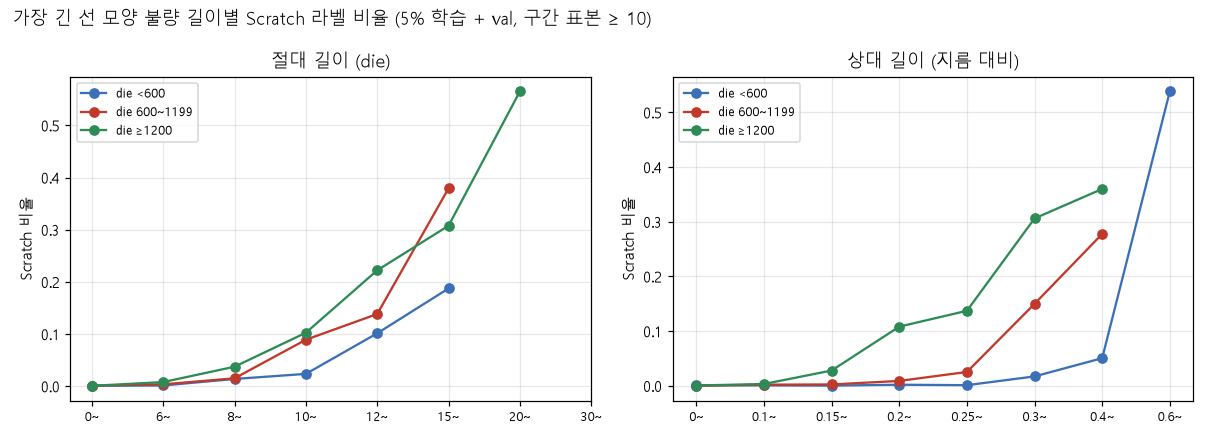

This figure's Python source:
"""라벨 기준이 '절대 길이 (die)' 인가 '웨이퍼 지름 대비 상대 길이' 인가.
line_length_rule.py 와 같은 선 측정 (원본 격자 ≤ 96, 8-연결, 길쭉함 ≥ 3, 주축 투영 범위, 이어붙임 없음).
지름 = 원본 격자 max(H, W) (die). 웨이퍼를 die 수로 3그룹 (<600, 600~1199, ≥1200) 으로 나눠,
각 기준의 구간별 Scratch 비율 곡선이 그룹 간에 겹치는지 비교. 겹치는 쪽이 라벨 기준에 가깝다.
데이터: 5% 라벨 학습 + val 의 Scratch·none (합쳐서 표본 확보). test 안 씀.
사용: python runs/y9.2_step1/line_length_rel.py
"""
import os, sys
import numpy as np
HERE = os.path.dirname(os.path.abspath(__file__)); ROOT = os.path.dirname(os.path.dirname(HERE))
os.chdir(ROOT); sys.path.insert(0, ROOT)
from scipy import ndimage
from wafer.data import WM811K, CLASSES
import matplotlib
matplotlib.use("Agg")
import matplotlib.pyplot as plt

CACHE = os.path.expanduser("~/wafer_cache")
ds = WM811K(CACHE); sd = np.load(os.path.join(CACHE, "wm811k_shapes_dies.npy")); dies = sd[:, 2]
SC, NO = CLASSES.index("Scratch"), CLASSES.index("none")
S8 = np.ones((3, 3))


def native(img, h, w):
    ri = ((np.arange(96) + 0.5) * h / 96).astype(np.int64); ci = ((np.arange(96) + 0.5) * w / 96).astype(np.int64)
    return img[np.ix_(np.unique(ri, return_index=True)[1], np.unique(ci, return_index=True)[1])]


def longest_line(b):
    lab, n = ndimage.label(b, structure=S8); best = 0.0
    for k in range(1, n + 1):
        p = np.argwhere(lab == k).astype(float)
        if len(p) < 3: continue
        c = p - p.mean(0); ev, V = np.linalg.eigh(np.cov(c.T))
        if np.sqrt(ev[1] / max(ev[0], 1e-6)) < 3: continue
        proj = c @ V[:, 1]; best = max(best, proj.max() - proj.min() + 1)
    return best


base = np.concatenate([ds.labeled_subset(0.05, seed=0), ds.val])
base = base[np.isin(ds.labels[base], [SC, NO]) & (sd[base, :2].max(1) <= 96)]
img = ds.fetch(base, "cpu")[:, 0].numpy().astype(np.uint8)
L = np.array([longest_line(native(img[j], *sd[i, :2]) == 2) for j, i in enumerate(base)])
D = sd[base, :2].max(1).astype(float); R = L / D; y = ds.labels[base]; nd = dies[base]
G = [("die <600", nd < 600), ("die 600~1199", (nd >= 600) & (nd < 1200)), ("die ≥1200", nd >= 1200)]
print(f"5% 학습 + val: Scratch {np.sum(y == SC)}, none {np.sum(y == NO)} (원본 격자 ≤ 96)")
for g, m in G:
    print(f"  {g:12s} Scratch {np.sum(m & (y == SC)):3d}, none {np.sum(m & (y == NO)):5d}, 지름 중앙값 {np.median(D[m]):.0f} die, "
          f"Scratch 선 길이 중앙값 {np.median(L[m & (y == SC)]):.1f} die = 지름의 {np.median(R[m & (y == SC)]):.2f}")

AB = [0, 6, 8, 10, 12, 15, 20, 30, 1000]; RB = [0, 0.1, 0.15, 0.2, 0.25, 0.3, 0.4, 0.6, 10]
curves = {}
for name, X, bins, fmt in (("절대 길이 (die)", L, AB, "{:.0f}"), ("상대 길이 (지름 대비)", R, RB, "{:.2f}")):
    print(f"\n[{name}] 구간별 Scratch 비율 (Scratch/전체)")
    print(f"  {'구간':>12s} " + " ".join(f"{g:>16s}" for g, _ in G))
    curves[name] = []
    for lo, hi in zip(bins[:-1], bins[1:]):
        cells, row = [], []
        for g, m in G:
            k = m & (X >= lo) & (X < hi); s = np.sum(k & (y == SC)); n = k.sum()
            cells.append(f"{s / n:6.3f} ({s:2d}/{n:4d})" if n else f"{'-':>16s}"); row.append((s, n))
        curves[name].append(row)
        lab_ = f"{fmt.format(lo)}~{fmt.format(hi)}" if hi < bins[-1] else f"{fmt.format(lo)}+"
        print(f"  {lab_:>12s} " + " ".join(cells))
    # 그룹 간 불일치: 구간마다 그룹 비율의 최대-최소 (각 그룹 n ≥ 20 인 구간만), 표본 가중 평균
    gaps, ws = [], []
    for row in curves[name]:
        ok = [(s / n) for s, n in row if n >= 20]
        if len(ok) >= 2: gaps.append(max(ok) - min(ok)); ws.append(sum(n for _, n in row))
    print(f"  그룹 간 Scratch 비율 차 (구간별 최대−최소, 가중 평균): {np.average(gaps, weights=ws):.3f}  (작을수록 이 기준이 크기와 무관하게 일관)")

# 로지스틱 비교: 어느 변수가 라벨을 더 잘 설명 (로그 손실, 5-fold)
from sklearn.linear_model import LogisticRegression
from sklearn.model_selection import cross_val_score, StratifiedKFold
cv = StratifiedKFold(5, shuffle=True, random_state=0)
for name, X in (("절대 길이", np.c_[np.log1p(L)]), ("상대 길이", np.c_[np.log1p(R * 100)]), ("절대 + 지름", np.c_[np.log1p(L), np.log(D)])):
    s = cross_val_score(LogisticRegression(class_weight=None, max_iter=1000), X, (y == SC).astype(int), cv=cv, scoring="neg_log_loss")
    print(f"  로지스틱 {name:10s} 로그 손실 {-s.mean():.5f}")
lr = LogisticRegression(max_iter=1000).fit(np.c_[np.log1p(L), np.log(D)], (y == SC).astype(int))
print(f"  절대+지름 계수: log 길이 {lr.coef_[0, 0]:+.2f}, log 지름 {lr.coef_[0, 1]:+.2f} "
      f"(지름 계수 ≈ 0 이면 절대 길이 기준, ≈ −(길이 계수) 이면 상대 길이 기준)")

plt.rcParams.update({"font.family": "Malgun Gothic", "axes.unicode_minus": False})
fig, ax = plt.subplots(1, 2, figsize=(11, 4))
for a, (name, bins) in zip(ax, (("절대 길이 (die)", AB), ("상대 길이 (지름 대비)", RB))):
    mids = np.arange(len(bins) - 1)
    for (g, _), col in zip(G, ("#3b6fb6", "#c0392b", "#2e8b57")):
        r = [s / n if n >= 10 else np.nan for s, n in [row[G.index((g, _)) if False else [x[0] for x in G].index(g)] for row in curves[name]]]
        a.plot(mids, r, "o-", color=col, label=g)
    a.set_xticks(mids); a.set_xticklabels([f"{bins[i]:g}~" for i in mids], fontsize=8)
    a.set_title(name); a.set_ylabel("Scratch 비율"); a.grid(alpha=0.3); a.legend(fontsize=8)
fig.suptitle("가장 긴 선 모양 불량 길이별 Scratch 라벨 비율 (5% 학습 + val, 구간 표본 ≥ 10)", x=0.01, ha="left")
fig.tight_layout(); fig.savefig(os.path.join(HERE, "line_length_rel.png"), dpi=110)
print("그림:", os.path.join(HERE, "line_length_rel.png"))
